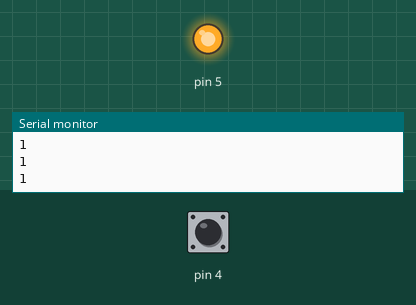
A sketch run on a simulated Arduino Uno, built with avr-gcc and run on an emulated ATmega328P. On the bench: output pins drawn as LEDs (lit = HIGH), the last lines printed to the serial monitor. The inputs (shaded band) are chosen by the test bench; at power-on: pin 4 HIGH.

Above: at 1.2 s.
1.3 s: pin 4 pulled LOW for 0.15 s
At 1.5 s:
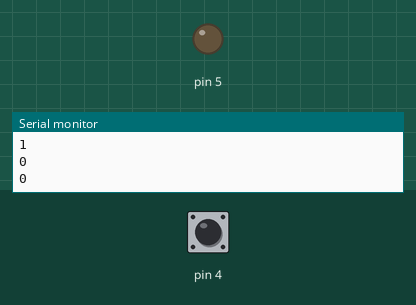
3.1 s: pin 4 pulled LOW for 3.2 s
At 6.8 s:
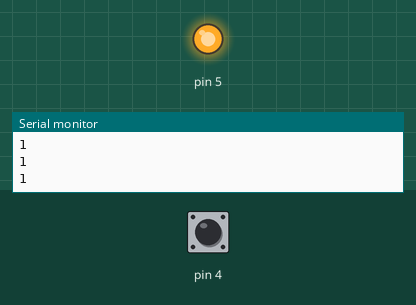
Timing chart, 0 to 8.3 s (numbered marks = the images above; inputs shaded):
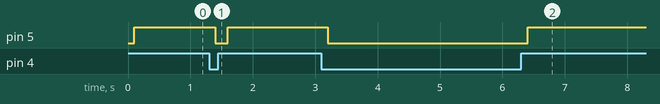

Measured:
- after the input at 1.3 s, pin 5: HIGH → LOW after 0.10 s, → HIGH 0.20 s later
- after the input at 3.1 s, pin 5: HIGH → LOW after 0.10 s, → HIGH 3.2 s later

The sketch:

using_pushbutton_to_turn_off_an_led.ino
```cpp
int a;

void setup()
{
  pinMode(4, INPUT_PULLUP);
  pinMode(5, OUTPUT);

  Serial.begin(9600);
}

void loop()
  {
    a = digitalRead(4);
  Serial.println(a);

  delay(100);

  if (a == 0) {
    digitalWrite(5, LOW);
  } else {
    digitalWrite(5, HIGH);
  }
 }
```
